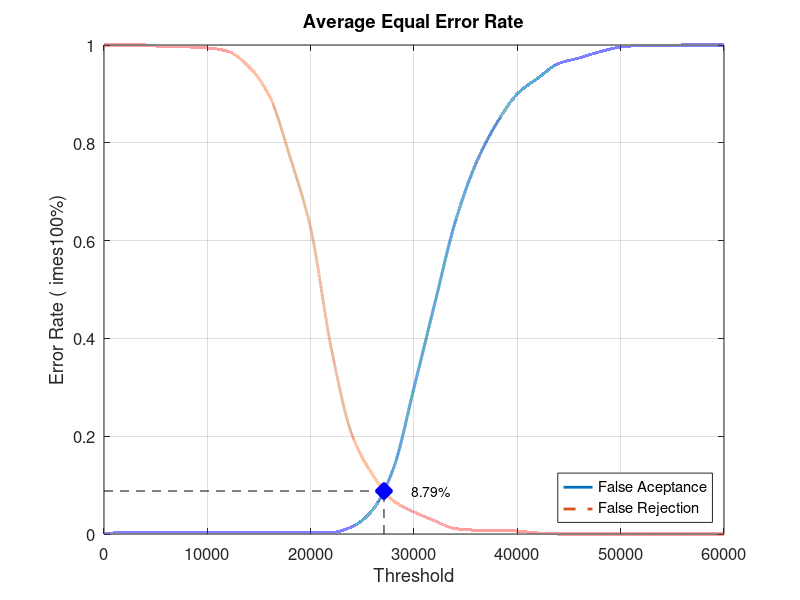
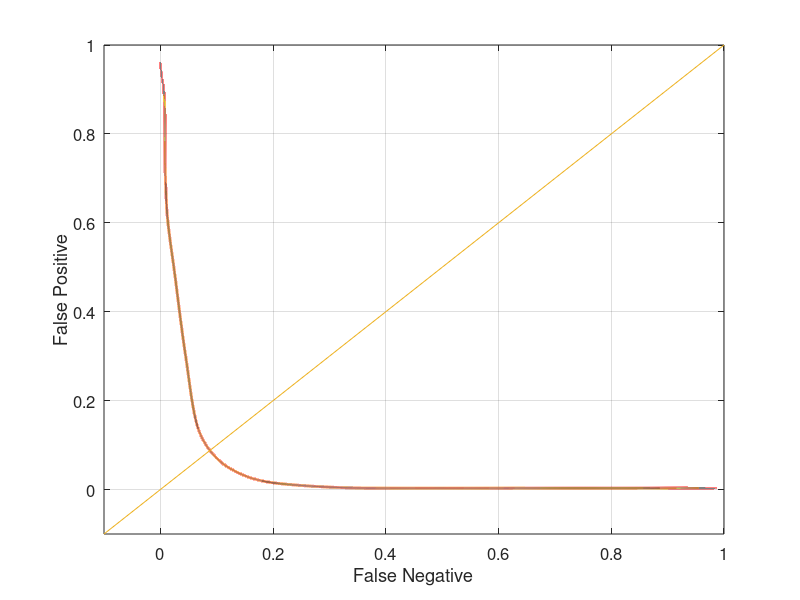

The MATLAB script that drew these images, in order:
close all;
clear;
clc;
x = 0:2000:60000;
xq = 0:0.5:60000;

y0 = [0 0.0031579 0.0031579 0.0031579 0.0031579 0.0031579 0.0031579 0.0031579 0.0031579 0.0031579 0.0031579 0.0031579 0.0147368 0.0494737 0.133684 0.298947 0.470526 0.638947 0.757895 0.84 0.9 0.932632 0.962105 0.973684 0.986316 0.99579 0.998947 0.998947 1 1 1]
yy0 = interp1(x, y0, xq, 'pchip');
y1 = [1 1 1 0.996 0.996 0.994 0.987 0.956 0.896 0.771 0.625 0.379 0.203 0.121 0.068 0.045 0.027 0.011 0.008 0.008 0.006 0.002 0 0 0 0 0 0 0 0 0]
yy1 = interp1(x, y1, xq, 'pchip');

% Calculating EER: 
y2 = abs(y0 - y1);
find(y2 == min(y2))
yy2 = abs(yy0 - yy1);
xEER = find(yy2 == min(yy2));
xEERIndex = xq(xEER) % X-axis EER
yEER = yy0(xEER) % Y-axis EER

main = figure
plot(xq, yy0,'-','LineWidth', 2);	hold on
plot(xq, yy1,'--','LineWidth', 2);	hold on
plot([xEERIndex xEERIndex], [0 yEER], 'k--');	hold on
plot([0 xEERIndex], [yEER yEER], 'k--');	hold on
plot(xEERIndex, yEER, 'bx', 'LineWidth', 10);	hold on
text(xEERIndex + 10 * xEERIndex / 100, yEER, [num2str(round((10000 * yEER)) / 100) '%'])
legend('False Aceptance', 'False Rejection', 'Location', 'SouthEast')
xlabel('Threshold')
ylabel('Error Rate (	imes100%)')
title('Average Equal Error Rate')
set(gca, 'FontSize', 12)
axis([0 60000 0 1])
grid on

print(main, 'Database3AverageMain', '-dpng');
FNRxFPR = figure('Color', [1 1 1]);
plot(yy1, yy0, '-', yy1, yy0, 'LineWidth', 2);
hold on
y = -0.1:0.1:1
plot(y, y); 
set(gca, 'FontSize', 12)
xlabel('False Negative')
ylabel('False Positive')
axis([-0.1 1 -0.1 1])
set(gca, 'FontSize', 12)
grid on

print(FNRxFPR, 'Database3AverageFNRxFPR','-dpng');
